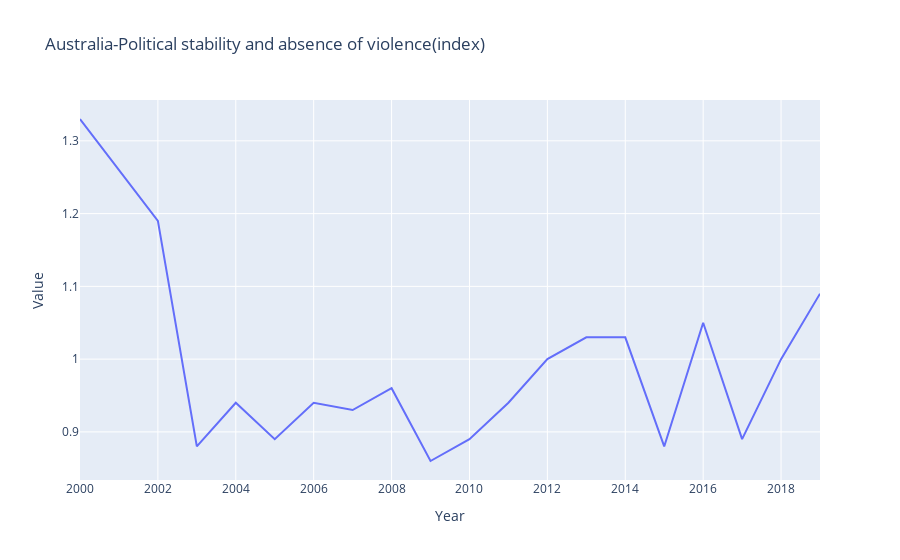

This figure's notebook cell:
### Code cell
import pandas as pd
import plotly.express as px

df = pd.read_csv('FAOSTAT_data_2-28-2022.csv')

fig = px.line(df, x = 'Year', y = 'Value', title='Australia-Political stability and absence of violence(index)')
fig.show()

### Figure 1 — Plotly figure (JSON) as saved in the notebook; plotly's stock layout.template omitted (floating-point values rounded to 4 significant figures)
{"data": [{"hovertemplate": "Year=%{x}<br>Value=%{y}<extra></extra>", "legendgroup": "", "line": {"color": "#636efa", "dash": "solid"}, "marker": {"symbol": "circle"}, "mode": "lines", "name": "", "orientation": "v", "showlegend": false, "type": "scatter", "x": [2000, 2002, 2003, 2004, 2005, 2006, 2007, 2008, 2009, 2010, 2011, 2012, 2013, 2014, 2015, 2016, 2017, 2018, 2019], "xaxis": "x", "y": [1.33, 1.19, 0.88, 0.94, 0.89, 0.94, 0.93, 0.96, 0.86, 0.89, 0.94, 1, 1.03, 1.03, 0.88, 1.05, 0.89, 1, 1.09], "yaxis": "y"}], "layout": {"legend": {"tracegroupgap": 0}, "title": {"text": "Australia-Political stability and absence of violence(index)"}, "xaxis": {"anchor": "y", "domain": [0, 1], "title": {"text": "Year"}}, "yaxis": {"anchor": "x", "domain": [0, 1], "title": {"text": "Value"}}}}
